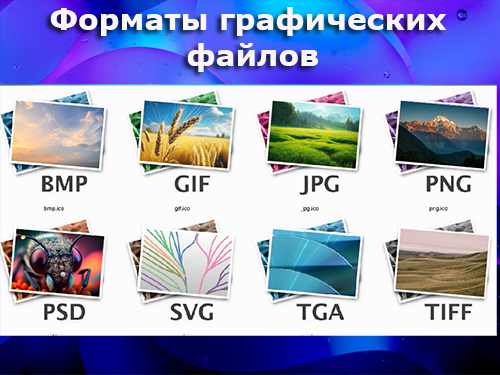
#> input picture Laba_4/images/image.png, 500 x 375 px; the run also reads 1 picture not shown here
$ python show_images.py
#> lines starting #> are read from the running program, lines starting #| are printed output that depends on the picture
import cv2


def normal_image_png():
    image_path = r'../Laba_4/images/image.png'
    image = cv2.imread(image_path, cv2.IMREAD_UNCHANGED)
#> image is the input picture: shape (375, 500, 3); mean B, G, R 192.5, 155.5, 150.7
    cv2.namedWindow('Image', cv2.WINDOW_NORMAL)
    cv2.imshow('Image', image)
    cv2.waitKey(0)
    cv2.destroyAllWindows()


def gray_image_jpg():
    image_path = r'../Laba_4/images/image.jpg'
    image = cv2.imread(image_path, cv2.IMREAD_GRAYSCALE)
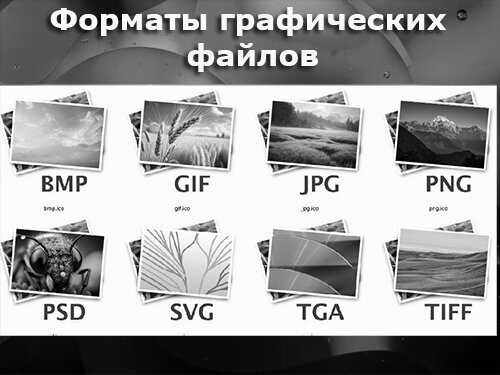
#> image: shape (375, 500); min 0, max 255, mean 158.2
    cv2.namedWindow('Image', cv2.WINDOW_AUTOSIZE)
    cv2.imshow('Image', image)
    cv2.waitKey(0)
    cv2.destroyAllWindows()


def any_image_jpeg():
    image_path = r'../Laba_4/images/image.bmp'
    image = cv2.imread(image_path, cv2.COLOR_YCR_CB2RGB)
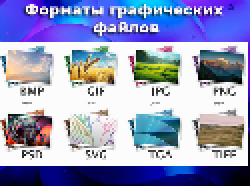
#> input picture Laba_4/images/image.bmp, 125 x 93 px (shown 2 times larger)
#> image is the input picture: shape (93, 125, 3); mean B, G, R 192.2, 154.6, 150.2
    cv2.namedWindow('Image', cv2.WINDOW_FULLSCREEN)
    cv2.imshow('Image', image)
    cv2.waitKey(0)
    cv2.destroyAllWindows()


if __name__ == '__main__':
    normal_image_png()
    gray_image_jpg()
    any_image_jpeg()
